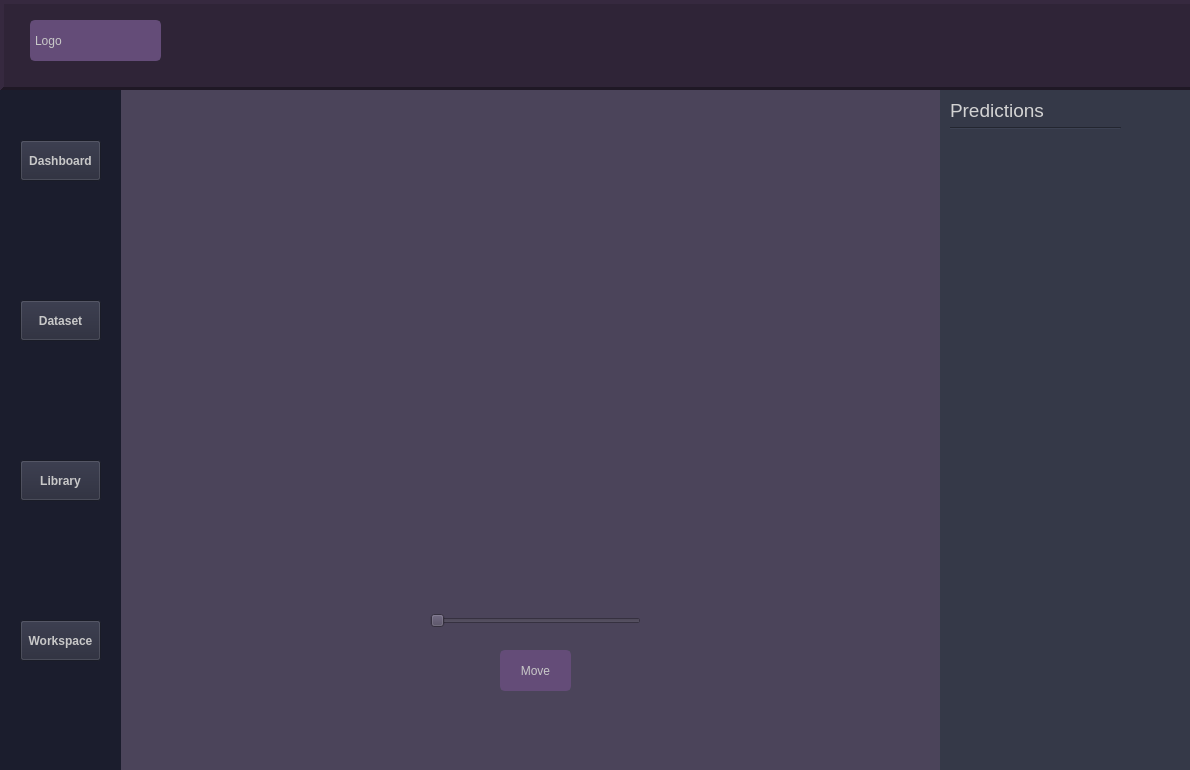
<?xml version="1.0" encoding="UTF-8"?>
<ui version="4.0">
 <class>Form</class>
 <widget class="QWidget" name="Form">
  <property name="geometry">
   <rect>
    <x>0</x>
    <y>0</y>
    <width>1190</width>
    <height>770</height>
   </rect>
  </property>
  <property name="sizePolicy">
   <sizepolicy hsizetype="Fixed" vsizetype="Fixed">
    <horstretch>0</horstretch>
    <verstretch>0</verstretch>
   </sizepolicy>
  </property>
  <property name="windowTitle">
   <string>Project Demo</string>
  </property>
  <property name="windowOpacity">
   <double>1.000000000000000</double>
  </property>
  <widget class="QFrame" name="MainPanel">
   <property name="geometry">
    <rect>
     <x>0</x>
     <y>0</y>
     <width>1191</width>
     <height>781</height>
    </rect>
   </property>
   <property name="styleSheet">
    <string notr="true"/>
   </property>
   <property name="frameShape">
    <enum>QFrame::StyledPanel</enum>
   </property>
   <property name="frameShadow">
    <enum>QFrame::Raised</enum>
   </property>
   <widget class="QFrame" name="TopPanel">
    <property name="geometry">
     <rect>
      <x>0</x>
      <y>0</y>
      <width>1201</width>
      <height>91</height>
     </rect>
    </property>
    <property name="styleSheet">
     <string notr="true">background-color: rgb(47, 36, 55);

</string>
    </property>
    <property name="frameShape">
     <enum>QFrame::Panel</enum>
    </property>
    <property name="frameShadow">
     <enum>QFrame::Raised</enum>
    </property>
    <property name="lineWidth">
     <number>4</number>
    </property>
    <widget class="QLabel" name="label">
     <property name="geometry">
      <rect>
       <x>30</x>
       <y>20</y>
       <width>131</width>
       <height>41</height>
      </rect>
     </property>
     <property name="styleSheet">
      <string notr="true">	border: 2px solid rgb(100, 76, 120);
	border-radius: 5px;	
	background-color: rgb(100, 76, 120);
	color: rgb(200, 200, 200);</string>
     </property>
     <property name="text">
      <string>Logo</string>
     </property>
    </widget>
   </widget>
   <widget class="QStackedWidget" name="stackedWidget">
    <property name="enabled">
     <bool>true</bool>
    </property>
    <property name="geometry">
     <rect>
      <x>0</x>
      <y>90</y>
      <width>1191</width>
      <height>681</height>
     </rect>
    </property>
    <property name="contextMenuPolicy">
     <enum>Qt::DefaultContextMenu</enum>
    </property>
    <property name="frameShadow">
     <enum>QFrame::Plain</enum>
    </property>
    <property name="currentIndex">
     <number>0</number>
    </property>
    <widget class="QWidget" name="page">
     <property name="contextMenuPolicy">
      <enum>Qt::DefaultContextMenu</enum>
     </property>
     <widget class="QFrame" name="CentrePanel">
      <property name="geometry">
       <rect>
        <x>0</x>
        <y>0</y>
        <width>941</width>
        <height>681</height>
       </rect>
      </property>
      <property name="contextMenuPolicy">
       <enum>Qt::DefaultContextMenu</enum>
      </property>
      <property name="styleSheet">
       <string notr="true">background-color: rgb(75, 68, 90);
filter: drop-shadow(.75em .75em);</string>
      </property>
      <property name="frameShape">
       <enum>QFrame::Panel</enum>
      </property>
      <property name="frameShadow">
       <enum>QFrame::Sunken</enum>
      </property>
      <property name="lineWidth">
       <number>0</number>
      </property>
      <property name="midLineWidth">
       <number>0</number>
      </property>
      <widget class="QLabel" name="photo">
       <property name="geometry">
        <rect>
         <x>150</x>
         <y>20</y>
         <width>761</width>
         <height>491</height>
        </rect>
       </property>
       <property name="styleSheet">
        <string notr="true">filter: drop-shadow(.75em .75em)</string>
       </property>
       <property name="text">
        <string/>
       </property>
       <property name="pixmap">
        <pixmap>../photo.png</pixmap>
       </property>
       <property name="scaledContents">
        <bool>true</bool>
       </property>
      </widget>
      <widget class="QPushButton" name="workBtn_2">
       <property name="geometry">
        <rect>
         <x>500</x>
         <y>560</y>
         <width>71</width>
         <height>41</height>
        </rect>
       </property>
       <property name="styleSheet">
        <string notr="true">QPushButton {
	border: 2px solid rgb(100, 76, 120);
	border-radius: 5px;	
	background-color: rgb(100, 76, 120);
	color: rgb(200, 200, 200);
}
QPushButton:hover {
	background-color: rgb(150, 110, 170);
	border: 2px solid rgb(61, 70, 86);
}
QPushButton:pressed {	
	background-color: rgb(35, 40, 49);
	border: 2px solid rgb(43, 50, 61);
}</string>
       </property>
       <property name="text">
        <string>Move</string>
       </property>
      </widget>
      <widget class="QSlider" name="horizontalSlider">
       <property name="geometry">
        <rect>
         <x>430</x>
         <y>520</y>
         <width>211</width>
         <height>22</height>
        </rect>
       </property>
       <property name="orientation">
        <enum>Qt::Horizontal</enum>
       </property>
      </widget>
     </widget>
     <widget class="QFrame" name="RightSidePanel">
      <property name="geometry">
       <rect>
        <x>940</x>
        <y>0</y>
        <width>251</width>
        <height>681</height>
       </rect>
      </property>
      <property name="sizePolicy">
       <sizepolicy hsizetype="Preferred" vsizetype="Preferred">
        <horstretch>0</horstretch>
        <verstretch>0</verstretch>
       </sizepolicy>
      </property>
      <property name="autoFillBackground">
       <bool>false</bool>
      </property>
      <property name="styleSheet">
       <string notr="true">background-color: rgb(53, 57, 72)</string>
      </property>
      <property name="frameShape">
       <enum>QFrame::Panel</enum>
      </property>
      <property name="frameShadow">
       <enum>QFrame::Raised</enum>
      </property>
      <property name="lineWidth">
       <number>0</number>
      </property>
      <property name="midLineWidth">
       <number>0</number>
      </property>
      <widget class="QLabel" name="label_5">
       <property name="geometry">
        <rect>
         <x>10</x>
         <y>10</y>
         <width>251</width>
         <height>21</height>
        </rect>
       </property>
       <property name="palette">
        <palette>
         <active>
          <colorrole role="WindowText">
           <brush brushstyle="SolidPattern">
            <color alpha="255">
             <red>211</red>
             <green>211</green>
             <blue>211</blue>
            </color>
           </brush>
          </colorrole>
          <colorrole role="Button">
           <brush brushstyle="SolidPattern">
            <color alpha="255">
             <red>53</red>
             <green>57</green>
             <blue>72</blue>
            </color>
           </brush>
          </colorrole>
          <colorrole role="Text">
           <brush brushstyle="SolidPattern">
            <color alpha="255">
             <red>211</red>
             <green>211</green>
             <blue>211</blue>
            </color>
           </brush>
          </colorrole>
          <colorrole role="ButtonText">
           <brush brushstyle="SolidPattern">
            <color alpha="255">
             <red>211</red>
             <green>211</green>
             <blue>211</blue>
            </color>
           </brush>
          </colorrole>
          <colorrole role="Base">
           <brush brushstyle="SolidPattern">
            <color alpha="255">
             <red>53</red>
             <green>57</green>
             <blue>72</blue>
            </color>
           </brush>
          </colorrole>
          <colorrole role="Window">
           <brush brushstyle="SolidPattern">
            <color alpha="255">
             <red>53</red>
             <green>57</green>
             <blue>72</blue>
            </color>
           </brush>
          </colorrole>
          <colorrole role="PlaceholderText">
           <brush brushstyle="NoBrush">
            <color alpha="128">
             <red>211</red>
             <green>211</green>
             <blue>211</blue>
            </color>
           </brush>
          </colorrole>
         </active>
         <inactive>
          <colorrole role="WindowText">
           <brush brushstyle="SolidPattern">
            <color alpha="255">
             <red>211</red>
             <green>211</green>
             <blue>211</blue>
            </color>
           </brush>
          </colorrole>
          <colorrole role="Button">
           <brush brushstyle="SolidPattern">
            <color alpha="255">
             <red>53</red>
             <green>57</green>
             <blue>72</blue>
            </color>
           </brush>
          </colorrole>
          <colorrole role="Text">
           <brush brushstyle="SolidPattern">
            <color alpha="255">
             <red>211</red>
             <green>211</green>
             <blue>211</blue>
            </color>
           </brush>
          </colorrole>
          <colorrole role="ButtonText">
           <brush brushstyle="SolidPattern">
            <color alpha="255">
             <red>211</red>
             <green>211</green>
             <blue>211</blue>
            </color>
           </brush>
          </colorrole>
          <colorrole role="Base">
           <brush brushstyle="SolidPattern">
            <color alpha="255">
             <red>53</red>
             <green>57</green>
             <blue>72</blue>
            </color>
           </brush>
          </colorrole>
          <colorrole role="Window">
           <brush brushstyle="SolidPattern">
            <color alpha="255">
             <red>53</red>
             <green>57</green>
             <blue>72</blue>
            </color>
           </brush>
          </colorrole>
          <colorrole role="PlaceholderText">
           <brush brushstyle="NoBrush">
            <color alpha="128">
             <red>211</red>
             <green>211</green>
             <blue>211</blue>
            </color>
           </brush>
          </colorrole>
         </inactive>
         <disabled>
          <colorrole role="WindowText">
           <brush brushstyle="SolidPattern">
            <color alpha="255">
             <red>211</red>
             <green>211</green>
             <blue>211</blue>
            </color>
           </brush>
          </colorrole>
          <colorrole role="Button">
           <brush brushstyle="SolidPattern">
            <color alpha="255">
             <red>53</red>
             <green>57</green>
             <blue>72</blue>
            </color>
           </brush>
          </colorrole>
          <colorrole role="Text">
           <brush brushstyle="SolidPattern">
            <color alpha="255">
             <red>211</red>
             <green>211</green>
             <blue>211</blue>
            </color>
           </brush>
          </colorrole>
          <colorrole role="ButtonText">
           <brush brushstyle="SolidPattern">
            <color alpha="255">
             <red>211</red>
             <green>211</green>
             <blue>211</blue>
            </color>
           </brush>
          </colorrole>
          <colorrole role="Base">
           <brush brushstyle="SolidPattern">
            <color alpha="255">
             <red>53</red>
             <green>57</green>
             <blue>72</blue>
            </color>
           </brush>
          </colorrole>
          <colorrole role="Window">
           <brush brushstyle="SolidPattern">
            <color alpha="255">
             <red>53</red>
             <green>57</green>
             <blue>72</blue>
            </color>
           </brush>
          </colorrole>
          <colorrole role="PlaceholderText">
           <brush brushstyle="NoBrush">
            <color alpha="128">
             <red>211</red>
             <green>211</green>
             <blue>211</blue>
            </color>
           </brush>
          </colorrole>
         </disabled>
        </palette>
       </property>
       <property name="font">
        <font>
         <pointsize>14</pointsize>
        </font>
       </property>
       <property name="styleSheet">
        <string notr="true">color:&quot;light gray&quot;;</string>
       </property>
       <property name="text">
        <string>Predictions</string>
       </property>
      </widget>
      <widget class="Line" name="line">
       <property name="geometry">
        <rect>
         <x>10</x>
         <y>30</y>
         <width>171</width>
         <height>16</height>
        </rect>
       </property>
       <property name="orientation">
        <enum>Qt::Horizontal</enum>
       </property>
      </widget>
      <widget class="QWidget" name="gridLayoutWidget">
       <property name="geometry">
        <rect>
         <x>20</x>
         <y>50</y>
         <width>241</width>
         <height>241</height>
        </rect>
       </property>
       <layout class="QGridLayout" name="gridLayout"/>
      </widget>
     </widget>
    </widget>
    <widget class="QWidget" name="page_3">
     <widget class="QFrame" name="CentrePanel_3">
      <property name="geometry">
       <rect>
        <x>0</x>
        <y>0</y>
        <width>1191</width>
        <height>681</height>
       </rect>
      </property>
      <property name="contextMenuPolicy">
       <enum>Qt::DefaultContextMenu</enum>
      </property>
      <property name="styleSheet">
       <string notr="true">background-color: rgb(75, 68, 90)</string>
      </property>
      <property name="frameShape">
       <enum>QFrame::StyledPanel</enum>
      </property>
      <property name="frameShadow">
       <enum>QFrame::Raised</enum>
      </property>
      <widget class="QLabel" name="label_3">
       <property name="geometry">
        <rect>
         <x>570</x>
         <y>180</y>
         <width>211</width>
         <height>81</height>
        </rect>
       </property>
       <property name="text">
        <string>Library</string>
       </property>
      </widget>
     </widget>
    </widget>
    <widget class="QWidget" name="page_4">
     <widget class="QFrame" name="CentrePanel_4">
      <property name="geometry">
       <rect>
        <x>0</x>
        <y>0</y>
        <width>1191</width>
        <height>681</height>
       </rect>
      </property>
      <property name="contextMenuPolicy">
       <enum>Qt::DefaultContextMenu</enum>
      </property>
      <property name="styleSheet">
       <string notr="true">background-color: rgb(75, 68, 90)</string>
      </property>
      <property name="frameShape">
       <enum>QFrame::StyledPanel</enum>
      </property>
      <property name="frameShadow">
       <enum>QFrame::Raised</enum>
      </property>
      <widget class="QLabel" name="label_4">
       <property name="geometry">
        <rect>
         <x>570</x>
         <y>180</y>
         <width>211</width>
         <height>81</height>
        </rect>
       </property>
       <property name="text">
        <string>Dashboard</string>
       </property>
      </widget>
     </widget>
    </widget>
    <widget class="QWidget" name="page_2">
     <widget class="QFrame" name="CentrePanel_2">
      <property name="geometry">
       <rect>
        <x>0</x>
        <y>0</y>
        <width>1191</width>
        <height>681</height>
       </rect>
      </property>
      <property name="contextMenuPolicy">
       <enum>Qt::DefaultContextMenu</enum>
      </property>
      <property name="styleSheet">
       <string notr="true">background-color: rgb(75, 68, 90)</string>
      </property>
      <property name="frameShape">
       <enum>QFrame::StyledPanel</enum>
      </property>
      <property name="frameShadow">
       <enum>QFrame::Raised</enum>
      </property>
      <widget class="QLabel" name="label_2">
       <property name="geometry">
        <rect>
         <x>570</x>
         <y>180</y>
         <width>211</width>
         <height>81</height>
        </rect>
       </property>
       <property name="text">
        <string>Data Set</string>
       </property>
      </widget>
     </widget>
    </widget>
   </widget>
   <widget class="QFrame" name="LeftSidePanel">
    <property name="geometry">
     <rect>
      <x>0</x>
      <y>90</y>
      <width>121</width>
      <height>681</height>
     </rect>
    </property>
    <property name="styleSheet">
     <string notr="true">background-color: rgb(27, 29, 45);</string>
    </property>
    <property name="frameShape">
     <enum>QFrame::Panel</enum>
    </property>
    <property name="frameShadow">
     <enum>QFrame::Raised</enum>
    </property>
    <property name="lineWidth">
     <number>0</number>
    </property>
    <property name="midLineWidth">
     <number>0</number>
    </property>
    <widget class="QPushButton" name="dashBtn">
     <property name="geometry">
      <rect>
       <x>20</x>
       <y>50</y>
       <width>81</width>
       <height>41</height>
      </rect>
     </property>
     <property name="autoFillBackground">
      <bool>false</bool>
     </property>
     <property name="styleSheet">
      <string notr="true">QPushButton {
	background-color: rgb(37, 39, 55);
	color: rgb(200, 200, 200);
	font-size: 12px;
	font-weight: bold
}
QPushButton:hover {
	color: cyan;
}</string>
     </property>
     <property name="text">
      <string>Dashboard</string>
     </property>
    </widget>
    <widget class="QPushButton" name="dataBtn">
     <property name="geometry">
      <rect>
       <x>20</x>
       <y>210</y>
       <width>81</width>
       <height>41</height>
      </rect>
     </property>
     <property name="styleSheet">
      <string notr="true">QPushButton {
	background-color: rgb(37, 39, 55);
	color: rgb(200, 200, 200);
	font-size: 12px;
	font-weight: bold
}
QPushButton:hover {
	color: cyan;
}</string>
     </property>
     <property name="text">
      <string>Dataset</string>
     </property>
    </widget>
    <widget class="QPushButton" name="libBtn">
     <property name="geometry">
      <rect>
       <x>20</x>
       <y>370</y>
       <width>81</width>
       <height>41</height>
      </rect>
     </property>
     <property name="styleSheet">
      <string notr="true">QPushButton {
	background-color: rgb(37, 39, 55);
	color: rgb(200, 200, 200);
	font-size: 12px;
	font-weight: bold
}
QPushButton:hover {
	color: cyan;
}</string>
     </property>
     <property name="text">
      <string>Library</string>
     </property>
    </widget>
    <widget class="QPushButton" name="workBtn">
     <property name="geometry">
      <rect>
       <x>20</x>
       <y>530</y>
       <width>81</width>
       <height>41</height>
      </rect>
     </property>
     <property name="styleSheet">
      <string notr="true">QPushButton {
	background-color: rgb(37, 39, 55);
	color: rgb(200, 200, 200);
	font-size: 12px;
	font-weight: bold
}
QPushButton:hover {
	color: cyan;
}</string>
     </property>
     <property name="text">
      <string>Workspace</string>
     </property>
    </widget>
   </widget>
  </widget>
 </widget>
 <resources/>
 <connections/>
</ui>
